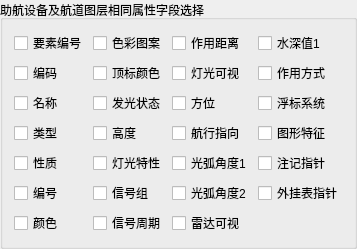
              <widget class="QGroupBox" name="groupBox_N_Field">
               <property name="minimumSize">
                <size>
                 <width>0</width>
                 <height>0</height>
                </size>
               </property>
               <property name="maximumSize">
                <size>
                 <width>16777215</width>
                 <height>16777215</height>
                </size>
               </property>
               <property name="title">
                <string>助航设备及航道图层相同属性字段选择</string>
               </property>
               <layout class="QGridLayout" name="gridLayout_20">
                <item row="0" column="0">
                 <widget class="QCheckBox" name="checkBox_YaoSuBianHao_N">
                  <property name="text">
                   <string>要素编号</string>
                  </property>
                 </widget>
                </item>
                <item row="0" column="1">
                 <widget class="QCheckBox" name="checkBox_SeCaiTuAn_N">
                  <property name="text">
                   <string>色彩图案</string>
                  </property>
                 </widget>
                </item>
                <item row="0" column="2">
                 <widget class="QCheckBox" name="checkBox_ZuoYongJuLi_N">
                  <property name="text">
                   <string>作用距离</string>
                  </property>
                 </widget>
                </item>
                <item row="0" column="3">
                 <widget class="QCheckBox" name="checkBox_ShuiShenZhi1_N">
                  <property name="text">
                   <string>水深值1</string>
                  </property>
                 </widget>
                </item>
                <item row="1" column="0">
                 <widget class="QCheckBox" name="checkBox_BianMa_N">
                  <property name="text">
                   <string>编码</string>
                  </property>
                 </widget>
                </item>
                <item row="1" column="1">
                 <widget class="QCheckBox" name="checkBox_DingBiaoYanSe_N">
                  <property name="text">
                   <string>顶标颜色</string>
                  </property>
                 </widget>
                </item>
                <item row="1" column="2">
                 <widget class="QCheckBox" name="checkBox_DengGuangKeShi_N">
                  <property name="text">
                   <string>灯光可视</string>
                  </property>
                 </widget>
                </item>
                <item row="1" column="3">
                 <widget class="QCheckBox" name="checkBox_ZuoYongFangShi_N">
                  <property name="text">
                   <string>作用方式</string>
                  </property>
                 </widget>
                </item>
                <item row="2" column="0">
                 <widget class="QCheckBox" name="checkBox_MingCheng_N">
                  <property name="text">
                   <string>名称</string>
                  </property>
                 </widget>
                </item>
                <item row="2" column="1">
                 <widget class="QCheckBox" name="checkBox_FaGuangZhuangTai_N">
                  <property name="text">
                   <string>发光状态</string>
                  </property>
                 </widget>
                </item>
                <item row="2" column="2">
                 <widget class="QCheckBox" name="checkBox_FangWei_N">
                  <property name="text">
                   <string>方位</string>
                  </property>
                 </widget>
                </item>
                <item row="2" column="3">
                 <widget class="QCheckBox" name="checkBox_FuBiaoXiTong_N">
                  <property name="text">
                   <string>浮标系统</string>
                  </property>
                 </widget>
                </item>
                <item row="3" column="0">
                 <widget class="QCheckBox" name="checkBox_LeiXing_N">
                  <property name="text">
                   <string>类型</string>
                  </property>
                 </widget>
                </item>
                <item row="3" column="1">
                 <widget class="QCheckBox" name="checkBox_GaoDu_N">
                  <property name="text">
                   <string>高度</string>
                  </property>
                 </widget>
                </item>
                <item row="3" column="2">
                 <widget class="QCheckBox" name="checkBox_HangXingZhiXiang_N">
                  <property name="text">
                   <string>航行指向</string>
                  </property>
                 </widget>
                </item>
                <item row="3" column="3">
                 <widget class="QCheckBox" name="checkBox_TuXingTeZheng_N">
                  <property name="text">
                   <string>图形特征</string>
                  </property>
                 </widget>
                </item>
                <item row="4" column="0">
                 <widget class="QCheckBox" name="checkBox_XingZhi_N">
                  <property name="text">
                   <string>性质</string>
                  </property>
                 </widget>
                </item>
                <item row="4" column="1">
                 <widget class="QCheckBox" name="checkBox_DengGuangTeXing_N">
                  <property name="text">
                   <string>灯光特性</string>
                  </property>
                 </widget>
                </item>
                <item row="4" column="2">
                 <widget class="QCheckBox" name="checkBox_GuangHuJiaoDu1_N">
                  <property name="text">
                   <string>光弧角度1</string>
                  </property>
                 </widget>
                </item>
                <item row="4" column="3">
                 <widget class="QCheckBox" name="checkBox_ZhuJiZhiZhen_N">
                  <property name="text">
                   <string>注记指针</string>
                  </property>
                 </widget>
                </item>
                <item row="5" column="0">
                 <widget class="QCheckBox" name="checkBox_BianHao_N">
                  <property name="text">
                   <string>编号</string>
                  </property>
                 </widget>
                </item>
                <item row="5" column="1">
                 <widget class="QCheckBox" name="checkBox_XinHaoZu_N">
                  <property name="text">
                   <string>信号组</string>
                  </property>
                 </widget>
                </item>
                <item row="5" column="2">
                 <widget class="QCheckBox" name="checkBox_GuangHuJiaoDu2_N">
                  <property name="text">
                   <string>光弧角度2</string>
                  </property>
                 </widget>
                </item>
                <item row="5" column="3">
                 <widget class="QCheckBox" name="checkBox_WaiGuaBiaoZhiZhen_N">
                  <property name="text">
                   <string>外挂表指针</string>
                  </property>
                 </widget>
                </item>
                <item row="6" column="0">
                 <widget class="QCheckBox" name="checkBox_YanSe_N">
                  <property name="text">
                   <string>颜色</string>
                  </property>
                 </widget>
                </item>
                <item row="6" column="1">
                 <widget class="QCheckBox" name="checkBox_XinHaoZhouQi_N">
                  <property name="text">
                   <string>信号周期</string>
                  </property>
                 </widget>
                </item>
                <item row="6" column="2">
                 <widget class="QCheckBox" name="checkBox_LeiDaKeShi_N">
                  <property name="text">
                   <string>雷达可视</string>
                  </property>
                 </widget>
                </item>
               </layout>
              </widget>
